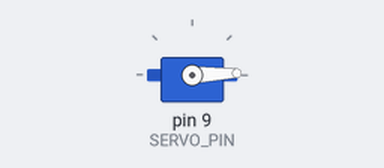
Recording of a sketch running on a simulated Arduino Uno, built with avr-gcc and run on an emulated ATmega328P. Shown: servo. Wiring (inferred from the names in the program): servo: signal pin 9. Servo pulses on a pin are drawn as a servo (544–2400 µs = 0–180°).

Above: at 0.05 s.
At 1.2 s:
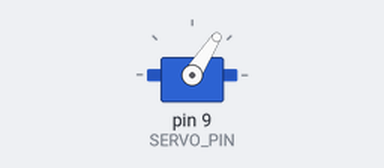
At 2.35 s:
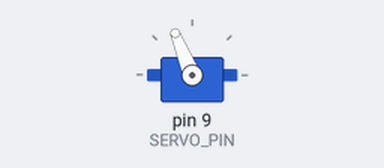
At 4.7 s:
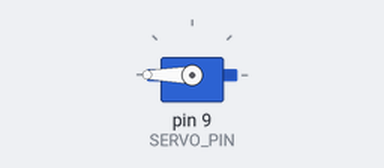
Timing chart, 0 to 6.1 s (numbered marks = the images above):
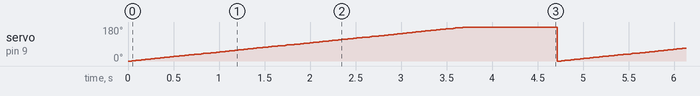

The sketch:

servo_motor_01.ino
```cpp
#define SERVO_PIN 9
 void setup()  {
  pinMode(SERVO_PIN, OUTPUT);
 }

 void servoPulse(int servoPin, int angle)  {
    // 20ms : period of ServoPulse PWM signal
    // ~1ms pulse : 0 degree position
    // ~1.5ms pulse : 90 degree position
    // ~2ms pulse : 180 degree position
    int pulseWidth = (angle*11) + 700;
    digitalWrite(servoPin, HIGH);
    delayMicroseconds(pulseWidth);
    digitalWrite(servoPin, LOW);
    delay(20 - pulseWidth/1000);
   }

 void loop()  {
  int d_angle = 1;
  for (int angle = 0; angle <= 180; angle = angle + d_angle) {
    servoPulse(SERVO_PIN, angle);
   }
   delay(1000);
 }
```

Measured:
- by itself, servo on pin 9 (SERVO_PIN): ramps from 0° to 180° and jumps back, once every 4.7 s
